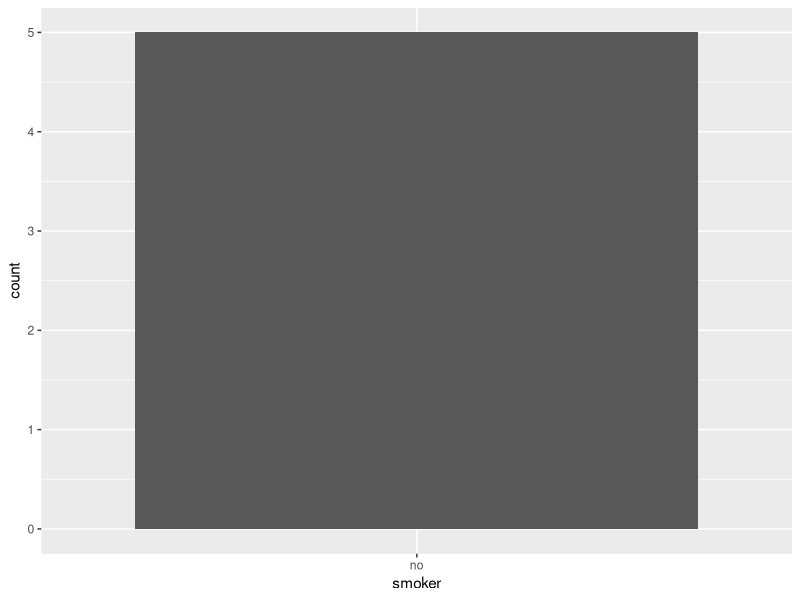
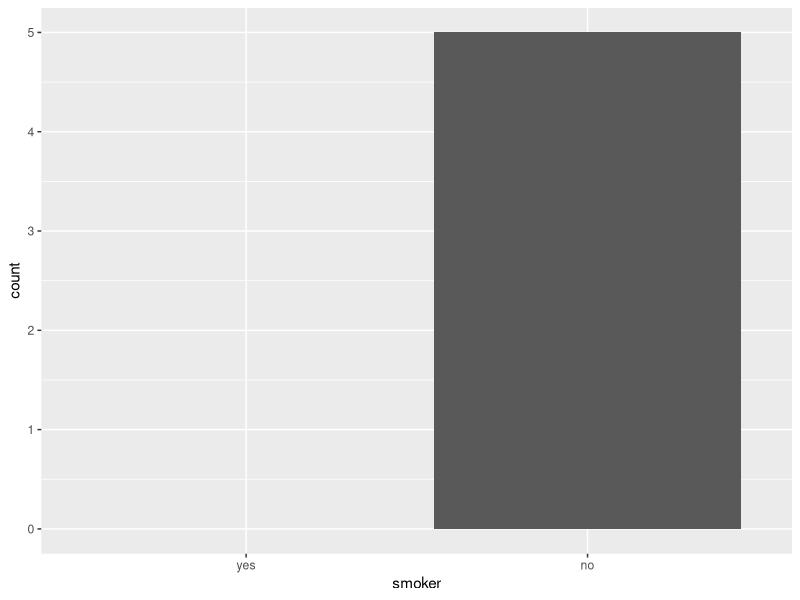

Generate these figures, in order, with R:
#DTA250 - Fall 2023
#JJ

# Dealing with missing values ----

## Introduction ----

#TODO
# load the tidyverse package using the library() function
library(tidyverse)

## Explicit missing values ----
# Explicit missing values are values that are explicitly marked as missing.

### Last observation carried forward ----

#TODO
# Run the following code
treatment <- tribble(
  ~person,           ~treatment, ~response,
  "Derrick Whitmore", 1,         7,
  NA,                 2,         10,
  NA,                 3,         NA,
  "Katherine Burke",  1,         4
)
# Huh, what is tribble?
# Check the "tribble" note on CANVAS
# notice the ~ next to the column names. This basically tells R that these 
# values are the column names.


#TODO
# use the fill() and everything() functions to fill the missing values
# the fill() function will fill the missing values with the last non-missing 
# value
# the everything() function will select all columns
treatment |> fill(everything())


### Fixed values ----

#TODO
# Run the following code
x <- c(1, 4, 5, 7, NA)
# Notice that the last element in the vector x is NA
# Use the function coalesce() to fill replace the NA element with 0
coalesce(x, 0)

#TODO
# Run the following code
x <- c(1, 4, 5, 7, NA, 9, NA)
# Now there are two NAs at the end
# Try again with the coalesce() function and replace NA with 0
coalesce(x, 0)

### Convert values to NA
# Run the follwing code
x <- c(1, 4, 5, 7, -99)
# Obviously the -99 is an odd number in there. Sometimes, it is better to remove
# these odd numbers and replace them with NA.
# use the na_if() function to replace the number -99 with NA
na_if(x, -99)

### NaN ----
# Not a number.
# Check the note "NA vs NaN" on CANVAS.

#TODO
# Perform the following operations
# Divide 0 by 0
# Multiply 0 with inf
# Subtract inf from inf
# Find the sqrt() of -1


## Implicit missing values ----
# Implicit missing values are values that are not explicitly marked as missing.

#TODO
# Run the following code
stocks <- tibble(
  year  = c(2020, 2020, 2020, 2020, 2021, 2021, 2021),
  qtr   = c(   1,    2,    3,    4,    2,    3,    4),
  price = c(1.88, 0.59, 0.35,   NA, 0.92, 0.17, 2.66)
)
# The data has two missing observations. Can you find them?


### Pivoting ----

#TODO
# Use the pivot_wider() function to convert the implicit missing values into
# explicit ones
# follow after me with the code
stocks |>
  pivot_wider(
    names_from = qtr,
    values_from = price
  )

###Complete ----
# Another approach is to use the function complete()

#TODO
# Use the function complete() to o generate explicit missing values by providing
# a set of variables that define the combination of rows that should exist.
stocks |> complete(year, qtr)

#TODO
# Repeat the last TODO
# This time, set the year parameter to be 2019:2021.
stocks |> complete(year = 2019:2020, qtr)


### Joins ----
# Another important way of revealing implicitly missing observations
# using the anti_join() function
# We will discuss Joins thoroughly in the next class.

## Factors and empty groups ----

#TODO
# Run the following code.
health <- tibble(
  name   = c("Ikaia", "Oletta", "Leriah", "Dashay", "Tresaun"),
  smoker = factor(c("no", "no", "no", "no", "no"), levels = c("yes", "no")),
  age    = c(34, 88, 75, 47, 56),
)
# the levels = c("yes", "no") argument tells R that the smoker variable has two
# levels: yes and no. This is important for the next TODO.

# Count the number of smokers using the count() function
# the count() function will count the number of observations in each group
health |> count(smoker)

#TODO
# Repeat the last TODO
# This time, inside the count() function, add the argument .drop = FALSE
# This will tell R to include the empty groups
health |> count(smoker, .drop = FALSE)

#TODO
# Let us explain this using ggplot
# Load the ggplot2 package using the library() function
library(ggplot2)

#TODO
# Run the following code
ggplot(data = health, aes(x = smoker)) +
  geom_bar()


#TODO
# Repeat the last TODO
# This time, add another layer called scale_x_discrete() after geom_bar()
# the scale_x_discrete() function will tell R to use discrete values 
# on the x-axis
# Inside scale_x_discrete set the drop parameter to FALSE
ggplot(data = health, aes(x = smoker)) +
  geom_bar() +
  scale_x_discrete(drop = FALSE)

#TODO
# gropu_by smoker
# inside the group_by() function, set the .drop parameter to FALSE
# then find the following 
# number of patients using the n() function 
# the average age of patients
# the max age of patients
# the min age of patients
# the age standard deviation of patients. use the sd() function for that.
health |>
  group_by(smoker, .drop = FALSE) |>
  summarize(
    n = n(),
    avg_age = mean(age),
    max_age = max(age),
    min_age = min(age),
    sd_age = sd(age)
  )

# or a better approach
health |>
  group_by(smoker) |>
  summarize(
    n = n(),
    avg_age = mean(age),
    max_age = max(age),
    min_age = min(age),
    sd_age = sd(age)
  ) |>
  complete(smoker)
